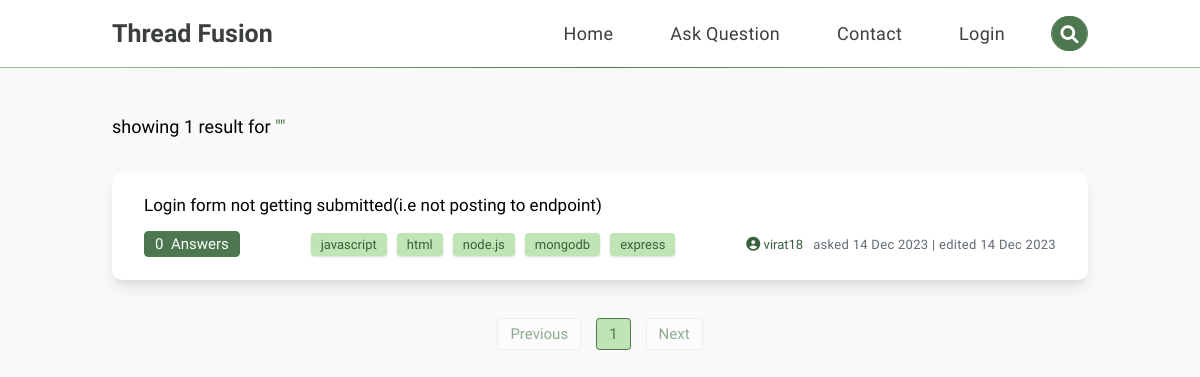
The app's page /search/, older data.
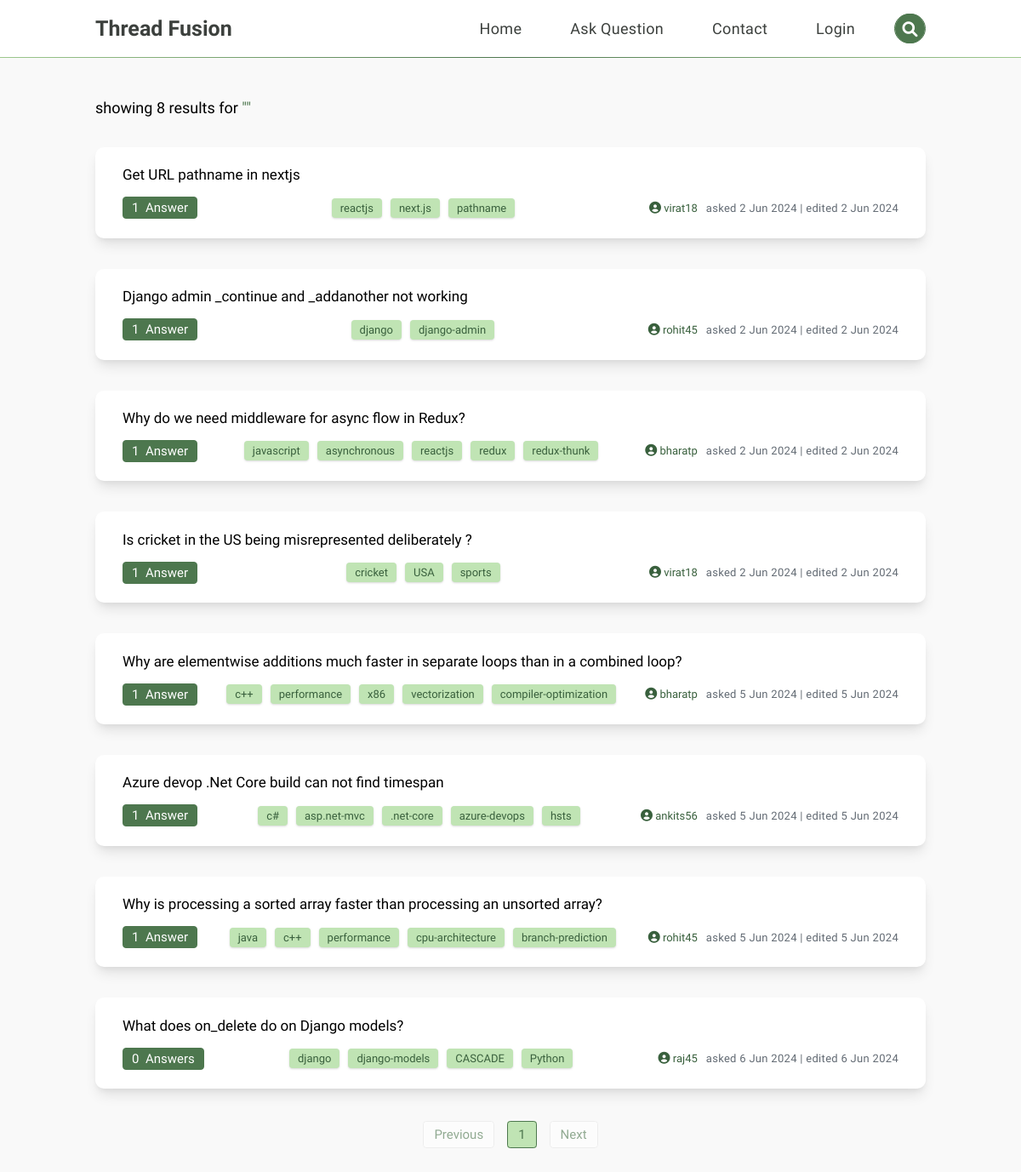
The same page, newer data.
### threadfusion/models.py (models this page shows, shortened)
class Question(models.Model):
    title = models.CharField(max_length=140)
    description = QuillField()
    tags = models.CharField(max_length=64)
    user = models.ForeignKey(User, on_delete=models.CASCADE, related_name="user")
    created_at = models.DateTimeField(auto_now_add=True)
    updated_at = models.DateTimeField(auto_now=True)

class User(AbstractUser):
    pass

### threadfusion/views.py (the view)
# urls.py: path('search/', views.search, name="search"),
def search(request):
    query = request.GET.get('q', '').strip()
    questions = Question.objects.filter(
        Q(title__icontains=query) |
        Q(description__icontains=query) |
        Q(tags__icontains=query)
    )
    paginator = Paginator(questions, 10)
    page_number = request.GET.get('page')
    page_obj = paginator.get_page(page_number)
    searched_questions = []
    for question in page_obj:
        tags = [t.strip() for t in question.tags.split(",")]
        all_answers = Answer.objects.filter(question=question)
        answers_count = all_answers.count()
        searched_questions.append({
            'question': question,
            'tags': tags,
            'answers_count': answers_count,
        })
    question_count = questions.count()
    return render(request, "threadfusion/search.html", {
        "query": query,
        "question_count": question_count,
        "searched_questions": searched_questions,
        "page_obj": page_obj
    })

### threadfusion/context_processors.py (called while the page is built)
def profile_context_processor(request):
    profile = None
    if request.user.is_authenticated:
        try:
            profile = Profile.objects.get(user=request.user)
        except Profile.DoesNotExist:
            profile = None
    return {'profile_img': profile}

### threadfusion/templates/threadfusion/search.html (shortened to what this page needs)
{% extends "threadfusion/navbar.html" %}
{% block body %}
    <div class="filtered_questions-container">
        <h2 class="question_count">showing
            {% if question_count == 1 %}
                {{ question_count }} result
            {% else %}
                {{ question_count }} results
            {% endif %} for <span>"{{ query }}"</span>
        </h2>
        {% for searched_question in searched_questions %}
            <div class="filtered_questions">
                <a href="{% url 'singlequestion' id=searched_question.question.id %}" class="title">{{ searched_question.question.title }}</a>
                <div class="answers-date">
                    <h3 class="answer_count">
                        {% if searched_question.answers_count == 1 %}
                            {{ searched_question.answers_count }} &nbsp;Answer
                        {% else %}
                            {{ searched_question.answers_count }} &nbsp;Answers
                        {% endif %}
                    </h3>
                    <ul class="tags">
                        {% for tag in searched_question.tags %}
                            <li><a href="{% url 'tags' tag=tag %}">{{ tag }}</a></li>
                        {% endfor %}
                    </ul>
                    <div class="question-by">
                        <a href="{% url 'userprofile' searched_question.question.user.id %}" class="user-name"><i class='fa fa-user-circle' style="font-size: 14px"></i> {{ searched_question.question.user }}</a>
                        <p class="date-posted">asked {{ searched_question.question.created_at | date:"j M Y" }} | edited {{ searched_question.question.updated_at | date:"j M Y" }}</p>
                    </div>
                </div>
            </div>
        {% endfor %}
        <div class="pagination">
            <ul class="pages">
                {% if page_obj.has_previous %}
                    <li><a href="?page={{ page_obj.previous_page_number }}">Previous</a></li>
                {% else %}
                    <li><span class="disabled">Previous</span></li>
                {% endif %}
                {% for num in page_obj.paginator.page_range %}
                    {% if page_obj.number == num %}
                        <li><span class="active">{{ num }}</span></li>
                    {% else %}
                        <li><a href="?page={{ num }}">{{ num }}</a></li>
                    {% endif %}
                {% endfor %}
                {% if page_obj.has_next %}
                    <li><a href="?page={{ page_obj.next_page_number }}">Next</a></li>
                {% else %}
                    <li><span class="disabled">Next</span></li>
                {% endif %}
            </ul>
        </div>
    </div>
{% endblock %}

Row changes from the older to the newer data that the page shows:
removed Question: question "Login form not getting submitted(i.e not posting to endpoint)", answers_count "0", tags "javascript" "html" "node.js" "mongodb" "express", question.user "virat18", question.created_at "14 Dec 2023", question.updated_at "14 Dec 2023"
added Question: question "Get URL pathname in nextjs", answers_count "1", tags "reactjs" "next.js" "pathname", question.user "virat18", question.created_at "2 Jun 2024", question.updated_at "2 Jun 2024"
added Question: question "Django admin _continue and _addanother not working", answers_count "1", tags "django" "django-admin", question.user "rohit45", question.created_at "2 Jun 2024", question.updated_at "2 Jun 2024"
added Question: question "Why do we need middleware for async flow in Redux?", answers_count "1", tags "javascript" "asynchronous" "reactjs" "redux" "redux-thunk", question.user "bharatp", question.created_at "2 Jun 2024", question.updated_at "2 Jun 2024"
added Question: question "Is cricket in the US being misrepresented deliberately ?", answers_count "1", tags "cricket" "USA" "sports", question.user "virat18", question.created_at "2 Jun 2024", question.updated_at "2 Jun 2024"
added Question: question "Why are elementwise additions much faster in separate loops than in a combined loop?", answers_count "1", tags "c++" "performance" "x86" "vectorization" "compiler-optimization", question.user "bharatp", question.created_at "5 Jun 2024", question.updated_at "5 Jun 2024"
added Question: question "Azure devop .Net Core build can not find timespan", answers_count "1", tags "c#" "asp.net-mvc" ".net-core" "azure-devops" "hsts", question.user "ankits56", question.created_at "5 Jun 2024", question.updated_at "5 Jun 2024"
added Question: question "Why is processing a sorted array faster than processing an unsorted array?", answers_count "1", tags "java" "c++" "performance" "cpu-architecture" "branch-prediction", question.user "rohit45", question.created_at "5 Jun 2024", question.updated_at "5 Jun 2024"
added Question: question "What does on_delete do on Django models?", answers_count "0", tags "django" "django-models" "CASCADE" "Python", question.user "raj45", question.created_at "6 Jun 2024", question.updated_at "6 Jun 2024"
Text that changed along with them:
{{ question_count }}: (not shown) → "8"
{{ question_count }}: "1" → (not shown)
text no longer shown: "result"
text now shown: "results"
